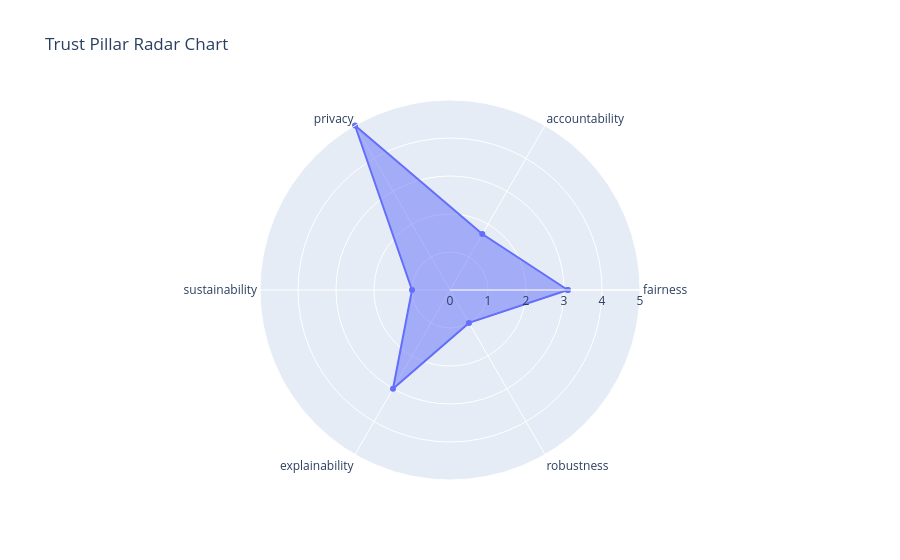

Notebook code for this chart:
### Code cell
import plotly.graph_objects as go

# === Cargar datos ===
pillar_scores = results["pillar_score"]

# Convertir a listas
categories = list(pillar_scores.keys())
values = list(pillar_scores.values())

# Cerrar el polígono (importante en radar)
categories += [categories[0]]
values += [values[0]]

# Crear figura
fig_radar = go.Figure()

fig_radar.add_trace(go.Scatterpolar(
    r=values,
    theta=categories,
    fill='toself',
    name='Model Score',
    
))

fig_radar.update_layout(
    polar=dict(
        radialaxis=dict(
            visible=True,
            range=[0, 5]
        )
    ),
    title="Trust Pillar Radar Chart",
    showlegend=False
)

fig_radar.show()

### Figure 1 — Plotly figure (JSON) as saved in the notebook; plotly's stock layout.template omitted (floating-point values rounded to 4 significant figures)
{"data": [{"fill": "toself", "name": "Model Score", "r": [3.1, 1.7, 5, 1, 3, 1, 3.1], "theta": ["fairness", "accountability", "privacy", "sustainability", "explainability", "robustness", "fairness"], "type": "scatterpolar"}], "layout": {"polar": {"radialaxis": {"range": [0, 5], "visible": true}}, "showlegend": false, "title": {"text": "Trust Pillar Radar Chart"}}}
